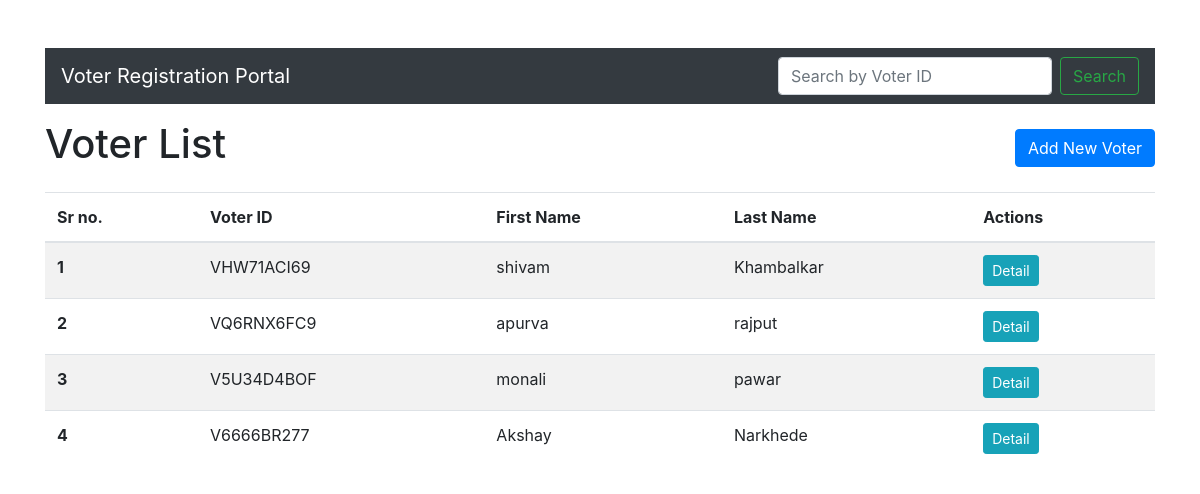
Screenshot of /voters/ with the database file from the repository.
### registration/models.py (models this page shows, shortened)
class Voter(models.Model):
    GENDER_CHOICES = [
        ('male', 'Male'),
        ('female', 'Female'),
        ('other', 'Other'),
    ]
    voter_id = models.CharField(max_length=10, unique=True, default=generate_voter_id, editable=False)
    first_name = models.CharField(max_length=50, validators=[RegexValidator(regex='^[a-zA-Z]+$', message='First name must contain only alphabets.')])
    last_name = models.CharField(max_length=50, validators=[RegexValidator(regex='^[a-zA-Z]+$', message='Last name must contain only alphabets.')])
    gender = models.CharField(max_length=10, choices=GENDER_CHOICES)
    address = models.TextField()
    city = models.CharField(max_length=100)
    state = models.CharField(max_length=100)
    pincode = models.CharField(max_length=6, validators=[RegexValidator(regex='^\d{6}$', message='Pincode must be 6 digits.')])
    date_of_birth = models.DateField(validators=[validate_age])
    contact = models.CharField(max_length=10, validators=[RegexValidator(regex='^\d{10}$', message='Contact must be 10 digits.')])

### registration/views.py (the view)
# urls.py: path('', views.voter_list, name='voter_list'),
def voter_list(request):
    voters = Voter.objects.all()
    return render(request, 'registration/voter_list.html', {'voters': voters})

### templates/registration/voter_list.html
{% extends 'base.html' %}
{% block content %}
<div class="d-flex justify-content-between align-items-center mb-3">
    <h1>Voter List</h1>
    <a href="{% url 'voter_create' %}" class="btn btn-primary">Add New Voter</a>
</div>
<table class="table table-striped">
    <thead>
        <tr>
            <th scope="col">Sr no.</th>
            <th scope="col">Voter ID</th>
            <th scope="col">First Name</th>
            <th scope="col">Last Name</th>
            <th scope="col">Actions</th>
        </tr>
    </thead>
    <tbody>
        {% for voter in voters %}
        <tr>
            <th scope="row">{{ forloop.counter }}</th>
            <td>{{ voter.voter_id }}</td>
            <td>{{ voter.first_name }}</td>
            <td>{{ voter.last_name }}</td>
            <td>
                <a href="{% url 'voter_detail' voter.pk %}" class="btn btn-info btn-sm">Detail</a>
            </td>
        </tr>
        {% endfor %}
    </tbody>
</table>
{% endblock %}

### templates/base.html (shortened to what this page needs)
<!DOCTYPE html>
<html lang="en">
<head>
    <link rel="stylesheet" href="https://stackpath.bootstrapcdn.com/bootstrap/4.5.2/css/bootstrap.min.css">
</head>
<body>
    <div class="container mt-5">
        <nav class="navbar navbar-expand-lg navbar-dark bg-dark mb-3">
            <a class="navbar-brand" href="{% url 'voter_list' %}">Voter Registration Portal</a>
            <form class="form-inline my-2 my-lg-0 ml-auto" method="GET" action="{% url 'voter_search' %}">
                <input class="form-control mr-sm-2" type="search" placeholder="Search by Voter ID" aria-label="Search" name="q">
                <button class="btn btn-outline-success my-2 my-sm-0" type="submit">Search</button>
            </form>
        </nav>
        {% block content %}
        {% endblock %}
    </div>
</body>
</html>

### rows the page displays
Voter: voter_id "VHW71ACI69", first_name "shivam", last_name "Khambalkar"
Voter: voter_id "VQ6RNX6FC9", first_name "apurva", last_name "rajput"
Voter: voter_id "V5U34D4BOF", first_name "monali", last_name "pawar"
Voter: voter_id "V6666BR277", first_name "Akshay", last_name "Narkhede"
